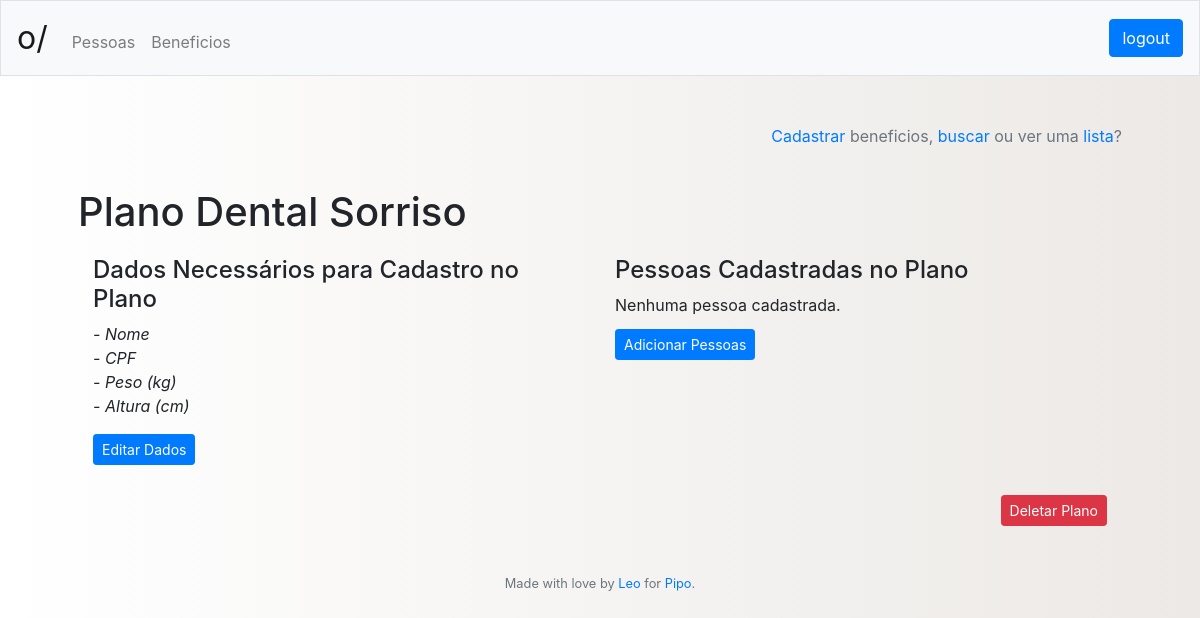
The app's page /beneficios/perfil/3 (signed in) with its own data.
### tables this page shows
CREATE TABLE benefit
	(id INTEGER NOT NULL PRIMARY KEY AUTOINCREMENT,
	name VARCHAR(255) NOT NULL,
	timestamp DATETIME DEFAULT CURRENT_TIMESTAMP);

CREATE TABLE datatype
	(id INTEGER NOT NULL PRIMARY KEY AUTOINCREMENT,
	name VARCHAR(100) NOT NULL,
	example VARCHAR(144) NOT NULL);

### app.py (the view)
@app.route("/<who>/perfil/<idWho>", methods=['GET'])
@login_required
def profile(who, idWho):
	if it_isnt_id(idWho):
		return redirect("/")
	if who == "pessoas":
		profile = get_profile(idWho)
		if not profile:
			return "Esse perfil não existe"
		return render_template("personprofile.html", header = get_header(session),
								profile = profile, who = who)
	elif who == "beneficios":
		profile = get_benefit_profile(idWho)
		if not profile:
			return "Esse perfil não existe"
		return render_template("benefitprofile.html", header = get_header(session),
								profile = profile, who = who)
	else:
		return redirect("/pessoas/lista")

### app.py (called while the page is built)
@app.after_request
def after_request(response):
    response.headers["Cache-Control"] = "no-cache, no-store, must-revalidate"
    response.headers["Expires"] = 0
    response.headers["Pragma"] = "no-cache"
    return response

@app.teardown_request
def remove_session(ex=None):
    db.remove()

def login_required(f):
    @wraps(f)
    def decorated_function(*args, **kwargs):
        if session.get("id") is None:
            return redirect("/login")
        return f(*args, **kwargs)
    return decorated_function

def get_header(session):
	try:
		header = {"name": session["name"],
					"company": session["company"],
					"admin": get_admin_title(session["admin"]),
					"id": session["id"]}
	except:
		header = {"name": "",
					"company": "",
					"admin": "",
					"id": ""}
	return header

def is_it_bad(string):
	if string is None:
		return True
	not_safe = "; \\ ' '' %"
	for letter in string:
		if letter in not_safe.split():
			return True
	return False

def it_isnt_id(may_be_id):
	if may_be_id is None:
		return True
	if not str(may_be_id).isdigit():
		return True
	return False

def get_one_from(table, where, data):
	try:
		table_names = ["admin", "benefit", "benefitdata", "company", "companybenefit",
						"datatype", "person", "personbenefit", "persondata"]
		if table.lower() not in table_names:
			return None
		if is_it_bad(where) or is_it_bad(data):
			return None
		one_from = db.execute("""SELECT * FROM {} WHERE {} = :{}""".format(table,
							where, where), {"{}".format(where): data}).fetchone()
		return one_from
	except:
		raise Exception("Undefined SQL query error")

### templates/benefitprofile.html (shortened to what this page needs)
{% extends "layout.html" %}
{% block main %}
	<p align="right" class="text-muted"><a href="/{{ who }}/cadastro">Cadastrar</a> {{ who }}, <a href="/{{ who }}/busca">buscar</a> ou ver uma <a href="/{{ who }}/lista">lista</a>?</p>
	<br>
	<h1 style="margin-bottom: 20px;">{{ profile["name"] }}</h1>
	<div class="container">
  		<div class="row">
    		<div class="col">
    			<h4>Dados Necessários para Cadastro no Plano</h4>
				{% if profile["data"]|length %}
					{% for data in profile["data"] %}
						<i>- {{ data['name'] }}</i><br>
					{% endfor %}
				{% else %}
					<p>Nenhum dado cadastrado.</p>
				{% endif %}
				<a href="/beneficios/editar/{{ profile['id'] }}" class="btn btn-primary btn-sm" style="margin-top: 16px;">Editar Dados</a>
			</div>
    		<div class="col">
    			<h4>Pessoas Cadastradas no Plano</h4>
				{% if profile["clients"]|length %}
				<p style="margin-bottom: 7px; margin-top: -7px;"  class="text-muted">Clique no nome para ver a ficha de cadastro.</p>
					{% for person in profile["clients"] %}
						<a href="/beneficios/{{ profile['id'] }}/pessoas/{{ person['id'] }}">{{ person['name'] }}</a><br>
					{% endfor %}
				{% else %}
					<p style="margin-bottom: -5px;">Nenhuma pessoa cadastrada.</p>
				{% endif %}
				<a href="/pessoas/lista" style="margin-top: 17px;" class="btn btn-primary btn-sm">Adicionar Pessoas</a>
    		</div>
    	</div>
    </div>
    <div class="container" style="margin-top: 30px; text-align: right;">
    	<form action="/{{ who }}/deletar" method="post">
    		<button class="btn btn-danger btn-sm" type="submit">Deletar Plano</button>
    	</form>
    </div>
{% endblock %}

### static/styles.css (style rules this page uses)
body { background: #ECE9E6; background: -webkit-linear-gradient(to right, #FFFFFF, #ECE9E6); background: linear-gradient(to right, #FFFFFF, #ECE9E6); }

### records on screen
benefit: name "Plano Dental Sorriso"
datatype: name "Nome"
datatype: name "CPF"
datatype: name "Peso (kg)"
datatype: name "Altura (cm)"

### other values on screen
{{ who }} "beneficios"
